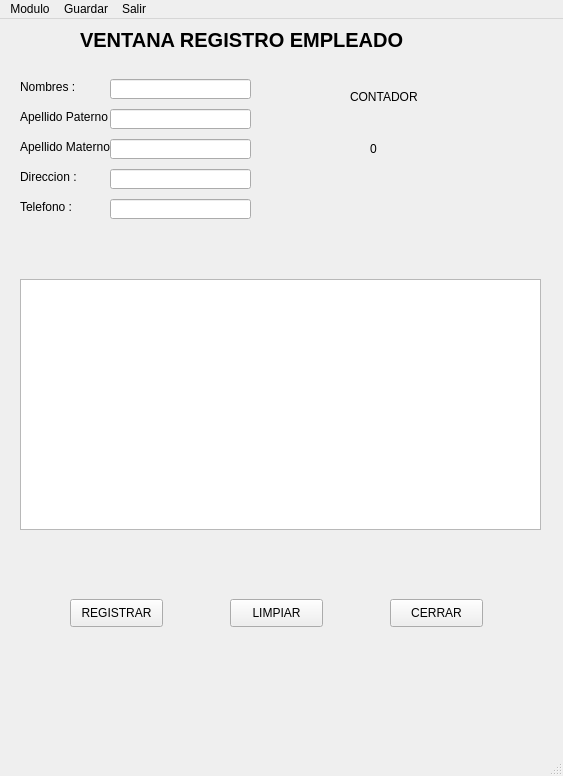
<?xml version="1.0" encoding="UTF-8"?>
<ui version="4.0">
 <class>empleados</class>
 <widget class="QMainWindow" name="empleados">
  <property name="geometry">
   <rect>
    <x>0</x>
    <y>0</y>
    <width>563</width>
    <height>776</height>
   </rect>
  </property>
  <property name="windowTitle">
   <string>MainWindow</string>
  </property>
  <widget class="QWidget" name="centralwidget">
   <widget class="QLabel" name="label_1">
    <property name="geometry">
     <rect>
      <x>80</x>
      <y>0</y>
      <width>411</width>
      <height>41</height>
     </rect>
    </property>
    <property name="font">
     <font>
      <pointsize>15</pointsize>
      <weight>75</weight>
      <bold>true</bold>
     </font>
    </property>
    <property name="text">
     <string>VENTANA REGISTRO EMPLEADO</string>
    </property>
   </widget>
   <widget class="QLabel" name="label_3">
    <property name="geometry">
     <rect>
      <x>20</x>
      <y>60</y>
      <width>121</width>
      <height>16</height>
     </rect>
    </property>
    <property name="text">
     <string>Nombres :</string>
    </property>
   </widget>
   <widget class="QLabel" name="label_4">
    <property name="geometry">
     <rect>
      <x>20</x>
      <y>120</y>
      <width>121</width>
      <height>16</height>
     </rect>
    </property>
    <property name="text">
     <string>Apellido Materno :</string>
    </property>
   </widget>
   <widget class="QLabel" name="label_5">
    <property name="geometry">
     <rect>
      <x>20</x>
      <y>90</y>
      <width>121</width>
      <height>16</height>
     </rect>
    </property>
    <property name="text">
     <string>Apellido Paterno :</string>
    </property>
   </widget>
   <widget class="QLabel" name="label_6">
    <property name="geometry">
     <rect>
      <x>20</x>
      <y>150</y>
      <width>121</width>
      <height>16</height>
     </rect>
    </property>
    <property name="text">
     <string>Direccion :</string>
    </property>
   </widget>
   <widget class="QLabel" name="label_7">
    <property name="geometry">
     <rect>
      <x>20</x>
      <y>180</y>
      <width>121</width>
      <height>16</height>
     </rect>
    </property>
    <property name="text">
     <string>Telefono :</string>
    </property>
   </widget>
   <widget class="QLineEdit" name="txt_nombres">
    <property name="geometry">
     <rect>
      <x>110</x>
      <y>60</y>
      <width>141</width>
      <height>20</height>
     </rect>
    </property>
   </widget>
   <widget class="QLineEdit" name="txt_apellidoPETERNO">
    <property name="geometry">
     <rect>
      <x>110</x>
      <y>90</y>
      <width>141</width>
      <height>20</height>
     </rect>
    </property>
   </widget>
   <widget class="QLineEdit" name="txt_apellidoMATERNO">
    <property name="geometry">
     <rect>
      <x>110</x>
      <y>120</y>
      <width>141</width>
      <height>20</height>
     </rect>
    </property>
   </widget>
   <widget class="QLineEdit" name="txt_direccion">
    <property name="geometry">
     <rect>
      <x>110</x>
      <y>150</y>
      <width>141</width>
      <height>20</height>
     </rect>
    </property>
   </widget>
   <widget class="QLineEdit" name="txt_telefono">
    <property name="geometry">
     <rect>
      <x>110</x>
      <y>180</y>
      <width>141</width>
      <height>20</height>
     </rect>
    </property>
   </widget>
   <widget class="QLabel" name="label_11">
    <property name="geometry">
     <rect>
      <x>350</x>
      <y>70</y>
      <width>121</width>
      <height>16</height>
     </rect>
    </property>
    <property name="text">
     <string>CONTADOR</string>
    </property>
   </widget>
   <widget class="QLabel" name="txt_contador">
    <property name="geometry">
     <rect>
      <x>370</x>
      <y>120</y>
      <width>21</width>
      <height>20</height>
     </rect>
    </property>
    <property name="text">
     <string>0</string>
    </property>
   </widget>
   <widget class="QPushButton" name="b_limpiar">
    <property name="geometry">
     <rect>
      <x>230</x>
      <y>580</y>
      <width>93</width>
      <height>28</height>
     </rect>
    </property>
    <property name="text">
     <string>LIMPIAR</string>
    </property>
   </widget>
   <widget class="QPushButton" name="b_calcular">
    <property name="geometry">
     <rect>
      <x>70</x>
      <y>580</y>
      <width>93</width>
      <height>28</height>
     </rect>
    </property>
    <property name="text">
     <string>REGISTRAR</string>
    </property>
   </widget>
   <widget class="QPushButton" name="btn_cerrar">
    <property name="geometry">
     <rect>
      <x>390</x>
      <y>580</y>
      <width>93</width>
      <height>28</height>
     </rect>
    </property>
    <property name="text">
     <string>CERRAR</string>
    </property>
   </widget>
   <widget class="QTextBrowser" name="listar">
    <property name="geometry">
     <rect>
      <x>20</x>
      <y>260</y>
      <width>521</width>
      <height>251</height>
     </rect>
    </property>
   </widget>
  </widget>
  <widget class="QMenuBar" name="menubar">
   <property name="geometry">
    <rect>
     <x>0</x>
     <y>0</y>
     <width>563</width>
     <height>26</height>
    </rect>
   </property>
   <widget class="QMenu" name="menuMODULO">
    <property name="title">
     <string>Modulo</string>
    </property>
   </widget>
   <widget class="QMenu" name="menuGuardar">
    <property name="title">
     <string>Guardar</string>
    </property>
   </widget>
   <widget class="QMenu" name="menuSalir">
    <property name="title">
     <string>Salir</string>
    </property>
   </widget>
   <addaction name="menuMODULO"/>
   <addaction name="menuGuardar"/>
   <addaction name="menuSalir"/>
  </widget>
  <widget class="QStatusBar" name="statusbar"/>
 </widget>
 <resources/>
 <connections/>
</ui>
